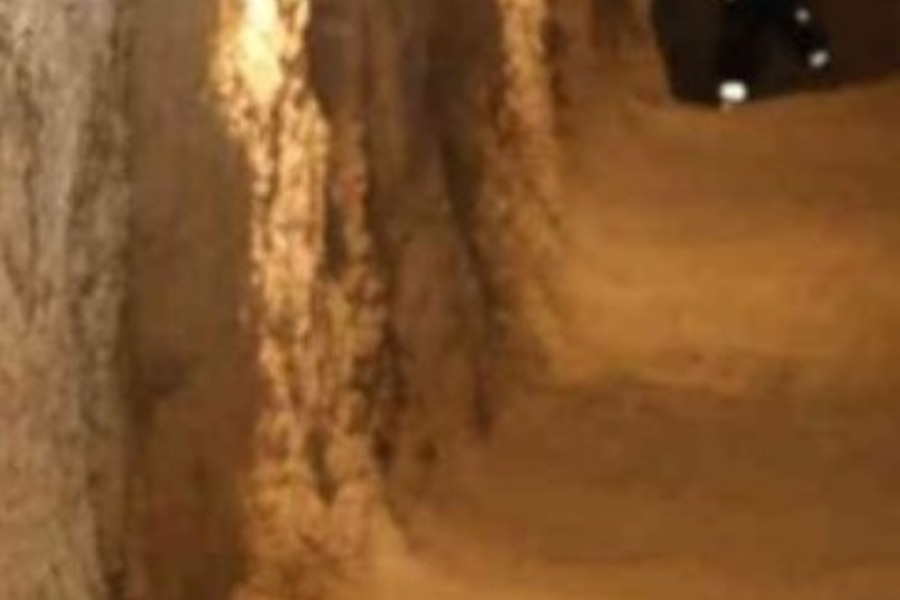
#> input picture app/src/main/assets/ar/hotspot_contents/detail_images/artuklu-sarnici-ve-zindani-aydinlatma_alani.jpg, 900 x 600 px, given in place of 1.png, which was not available
$ python crop_3d_mockups.py
#> lines starting #> are read from the running program, lines starting #| are printed output that depends on the picture; pictures that were not available may be replaced by others from this repository, and a replacement may not be noted
from PIL import Image
import os
import shutil

DESKTOP_SRC = r"C:\Users\gunay\OneDrive\Masaüstü\güncel konular fotolar"
DOCS_BASE = r"C:\Users\gunay\AndroidStudioProjects\HarputARGuide\docs\design\3d-detail-screens"
OUT_CROPS = os.path.join(DOCS_BASE, "crops")
OUT_VIEWPORT = r"C:\Users\gunay\AndroidStudioProjects\HarputARGuide\app\src\main\assets\ar\hotspot_contents\viewport_previews"

# Masaüstü 1.png..5.png -> proje referans adları
SPLIT_MAP = [
    ("1.png", "harput-kalesi-3d-screens.png", 3, [
        ("harput-kalesi", "ana_burc"),
        ("harput-kalesi", "tas_duvar_dokusu"),
        ("harput-kalesi", "sag_burc"),
    ]),
    ("2.png", "harput-kalesi-genis-aci-3d-screens.png", 2, [
        ("harput-kalesi-genis-aci", "orta_burc"),
        ("harput-kalesi-genis-aci", "sag_burc"),
    ]),
    ("3.png", "ic-kale-kazi-alani-3d-screens.png", 2, [
        ("ic-kale-ve-kazi-alani", "seramik_kap_kup"),
        ("ic-kale-ve-kazi-alani", "tas_duvar"),
    ]),
    ("4.png", "artuklu-sarnici-zindan-3d-screens.png", 3, [
        ("artuklu-sarnici-ve-zindani", "kaya_oyma_yuzey"),
        ("artuklu-sarnici-ve-zindani", "basamaklar"),
        ("artuklu-sarnici-ve-zindani", "tunel_gecidi"),
    ]),
    ("5.png", "ulu-cami-3d-screens.png", 3, [
        ("ulu-cami", "egri_minare"),
        ("ulu-cami", "tugla_orgu"),
        ("ulu-cami", "moloz_tas_duvar"),
    ]),
]

Y0, Y1 = 98, 638
SIDE = 22
GAP = 18

os.makedirs(OUT_CROPS, exist_ok=True)
os.makedirs(OUT_VIEWPORT, exist_ok=True)
os.makedirs(DOCS_BASE, exist_ok=True)

for desktop_name, docs_name, cols, hotspots in SPLIT_MAP:
    desktop_path = os.path.join(DESKTOP_SRC, desktop_name)
    docs_path = os.path.join(DOCS_BASE, docs_name)
    shutil.copy2(desktop_path, docs_path)

    src = Image.open(desktop_path).convert("RGB")
#> src is the input picture: PIL image 900x600 RGB; mean R, G, B 128.3, 84.3, 43.4
    w, _ = src.size
#> w = 900
    row_w = w - 2 * SIDE
#> row_w = 856
    phone_w = (row_w - GAP * (cols - 1)) // cols
#> phone_w = 273

    for i, (place_id, hotspot_id) in enumerate(hotspots):
        x0 = SIDE + i * (phone_w + GAP)
        x1 = x0 + phone_w
        phone = src.crop((x0, Y0, x1, Y1))

        phone_name = f"{place_id}__{hotspot_id}__phone.png"
        phone.save(os.path.join(OUT_CROPS, phone_name))

        ph_w, ph_h = phone.size
        vx0 = int(ph_w * 0.06)
        vx1 = int(ph_w * 0.58)
        vy0 = int(ph_h * 0.18)
        vy1 = int(ph_h * 0.66)
        viewport = phone.crop((vx0, vy0, vx1, vy1))

        asset_name = f"{place_id}-{hotspot_id}.png"
        viewport.save(os.path.join(OUT_VIEWPORT, asset_name), optimize=True)
        print(f"saved {asset_name} {viewport.size}")
#> this loop made 3 passes
#> pass 1, `phone = src.crop((x0, Y0, x1, Y1))`:
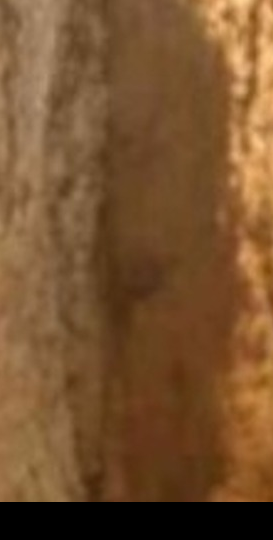
#> phone: PIL image 273x540 RGB; mean R, G, B 118.5, 82.1, 47.2
#> pass 1, `viewport = phone.crop((vx0, vy0, vx1, vy1))`:
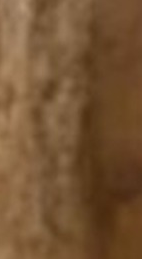
#> viewport: PIL image 142x259 RGB; mean R, G, B 117, 83.9, 51.6
#> pass 2, `phone = src.crop((x0, Y0, x1, Y1))`:
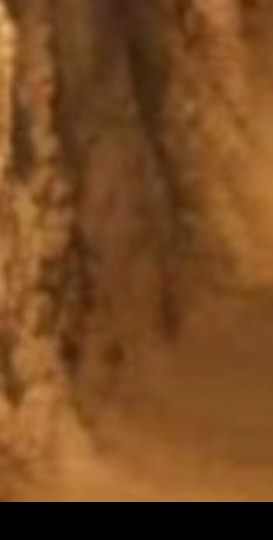
#> phone: PIL image 273x540 RGB; mean R, G, B 118.3, 73.6, 33.8
#> pass 2, `viewport = phone.crop((vx0, vy0, vx1, vy1))`:
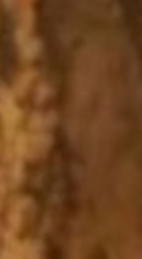
#> viewport: PIL image 142x259 RGB; mean R, G, B 112.5, 69.4, 32.3
#> after the loop:
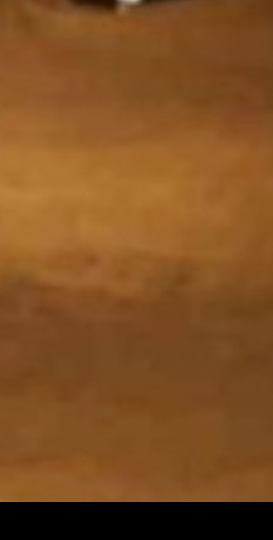
#> phone: PIL image 273x540 RGB; mean R, G, B 127.6, 79.4, 34.7
#> after the loop:
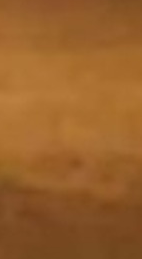
#> viewport: PIL image 142x259 RGB; mean R, G, B 151.7, 96.2, 43
#> pass 2 of the loop `for desktop_name, docs_name, cols, hotspots in SPLIT_MAP:`:
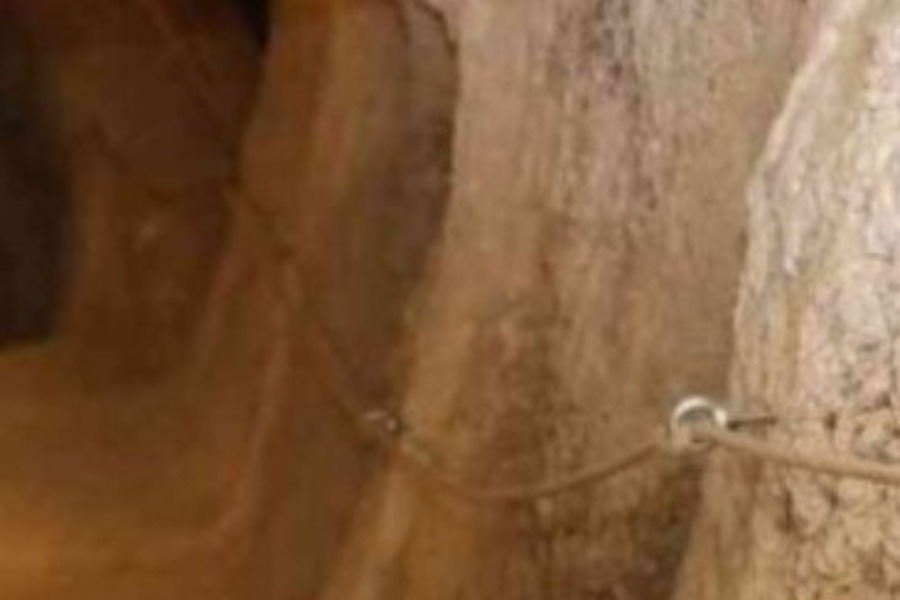
#> input picture app/src/main/assets/ar/hotspot_contents/detail_images/artuklu-sarnici-ve-zindani-basamaklar.jpg, 900 x 600 px, given in place of 2.png, which was not available
#> src is the input picture: PIL image 900x600 RGB; mean R, G, B 127.6, 92.3, 61.6
#> the loop `for i, (place_id, hotspot_id) in enumerate(hotspots):` made 2 passes
#> pass 1, `phone = src.crop((x0, Y0, x1, Y1))`:
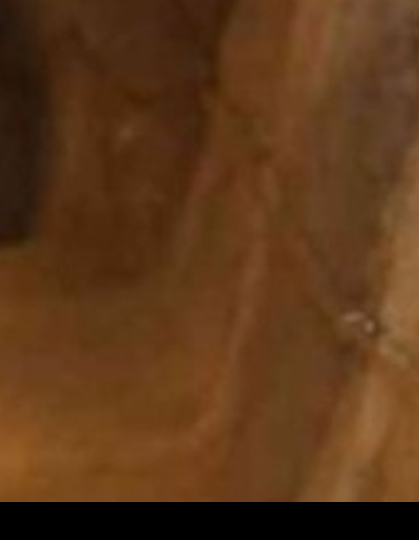
#> phone: PIL image 419x540 RGB; mean R, G, B 92, 55.5, 25.3
#> pass 2, `viewport = phone.crop((vx0, vy0, vx1, vy1))`:
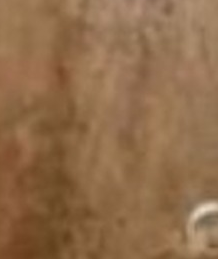
#> viewport: PIL image 218x259 RGB; mean R, G, B 144, 108.1, 74.4
#> (the run stopped early here; a loop or call above may not have finished)
